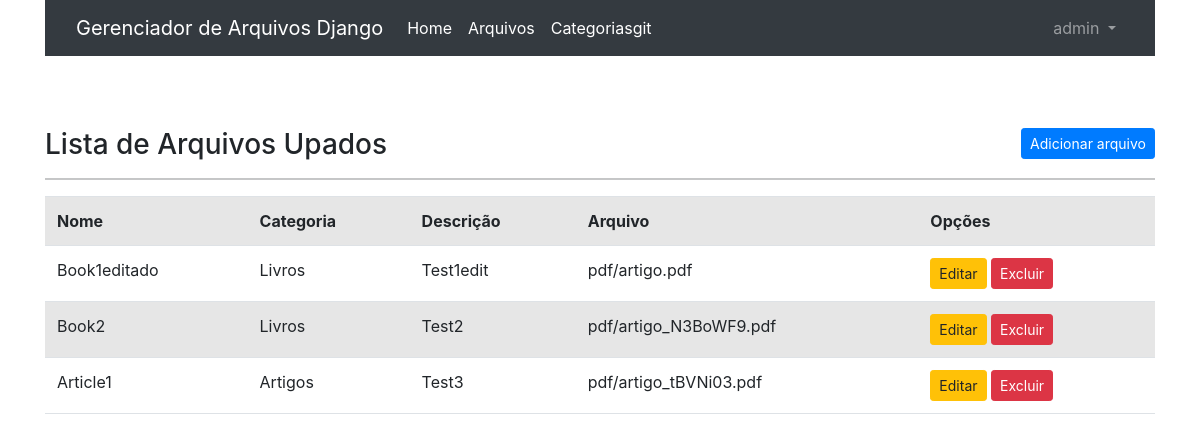
Page /listar/arquivos (signed in) on the committed database.
### materiais/models.py (models this page shows, shortened)
class Arquivo(models.Model):
    nome = models.CharField(max_length=50)
    descricao = models.TextField(verbose_name="Descrição")
    created_at = models.DateTimeField(auto_now_add=True)
    arquivo = models.FileField(upload_to='pdf/')
    categoria = models.ForeignKey(
        'Categoria', on_delete=models.SET_NULL, null=True, blank=True)

class Categoria(models.Model):
    nome = models.CharField(max_length=50, unique=True)
    class Meta:
        ordering = ('nome',)
    def __str__(self):
        return self.nome

### materiais/views.py (the view)
# urls.py: path('listar/arquivos', ArquivoList.as_view(), name='listar-arquivos'),
class ArquivoList(LoginRequiredMixin, ListView):
    login_url = reverse_lazy('login')
    model = Arquivo
    template_name = 'materiais/listas/arquivo.html'

### materiais/templates/materiais/listas/arquivo.html (shortened to what this page needs)
{% extends 'paginas/base.html' %}
{% load static %}
{% block content %}
<h3>
    Lista de Arquivos Upados
    <a href="{% url 'upar-arquivo' %}" class="btn btn-primary btn-sm float-right">Adicionar arquivo</a>
</h3>
<hr>
<div class="table-responsive">
    <table class="table table-striped">
        <tr>
            <th>Nome</th>
            <th>Categoria</th>
            <th>Descrição</th>
            <th>Arquivo</th>
            <th>Opções</th>
        </tr>
        {% for arquivo in object_list.filter %}
        <tr>
            {% if arquivo.categoria_id %}
            <td>{{ arquivo.nome }}</td>
            <td>{{ arquivo.categoria }}</td>
            <td>{{ arquivo.descricao }}</td>
            <td>{{ arquivo.arquivo }}</td>
            <td>
                <a href="{% url 'editar-arquivo' arquivo.pk %}" class="btn btn-warning btn-sm">Editar
                </a>
                <a href="{% url 'excluir-arquivo' arquivo.pk %}" class="btn btn-danger btn-sm">Excluir
                </a>
            </td>
            {% endif %}
        </tr>
        {% empty %}
        <tr>
            <td colspan="3">Nenhum arquivo upado.</td>
        </tr>
        {% endfor %}
    </table>
</div>
{% endblock %}

### paginas/templates/paginas/nav.html (shortened to what this page needs)
<nav class="navbar navbar-expand-lg navbar-dark bg-dark mb-4">
    <div class="container">
        <a class="navbar-brand" href="{% url 'home' %}">Gerenciador de Arquivos Django</a>
        <div class="collapse navbar-collapse" id="navbarSupportedContent">
            <ul class="navbar-nav me-auto">
                <li class="nav-item">
                    <a class="nav-link active" aria-current="page" href="{% url 'home' %}">Home</a>
                </li>
                {% if request.user.is_authenticated %}
                <a class="nav-link active" aria-current="page" href="{% url 'listar-arquivos' %}">Arquivos</a>
                <a class="nav-link active" aria-current="page" href="{% url 'listar-categorias' %}">Categoriasgit</a>
                {% endif %}
            </ul>
            {% if request.user.is_authenticated %}
            <ul class="navbar-nav">
                <li class="nav-item dropdown">
                    <a class="nav-link dropdown-toggle" href="#" id="navbarDropdown" role="button"
                        data-bs-toggle="dropdown" aria-expanded="false">
                        {{ user.username }}
                    </a>
                </li>
            </ul>
            {% else %}
            <form class="form-inline my-2 my-lg-2">
                <a href="{% url 'login' %}" class="btn btn-primary ml-4">Entrar</a>
                <a href="{% url 'register' %}" class="btn btn-outline-secondary">Cadastrar</a>
            </form>
            {% endif %}
        </div>
    </div>
</nav>

### rows in the picture
Arquivo: nome "Book1editado", categoria "Livros", descricao "Test1edit", arquivo "pdf/artigo.pdf"
Arquivo: nome "Book2", categoria "Livros", descricao "Test2", arquivo "pdf/artigo_N3BoWF9.pdf"
Arquivo: nome "Article1", categoria "Artigos", descricao "Test3", arquivo "pdf/artigo_tBVNi03.pdf"

### other values in the picture
{{ user.username }} "admin"
